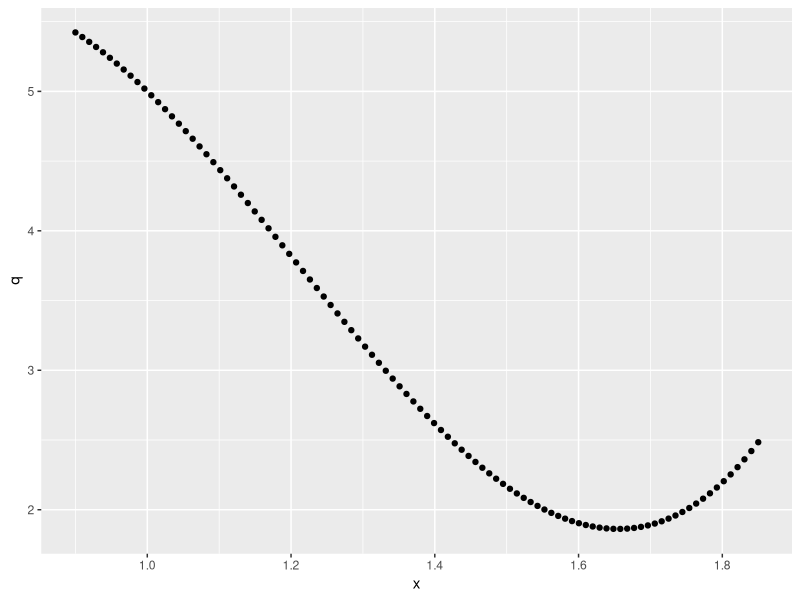

Write R code to recreate this figure.
library(tidyverse)
library(ggplot2)

y1 = 5.0
y2 = 2.0
k1 = -5.0
k2 = 3.0
x1 = 1.0
x2 = 1.75

x = seq(x1 - 0.1, x2 + 0.1, length = 100)

t = (x - x1) / (x2 - x1)

a = k1 * (x2 - x1) - (y2 - y1)
b = -k2 * (x2 - x1) + (y2 - y1)

q = (1 - t) * y1 + t * y2 + t * (1 - t) * (a * (1 - t) + b * t)

qplot(x, q)
